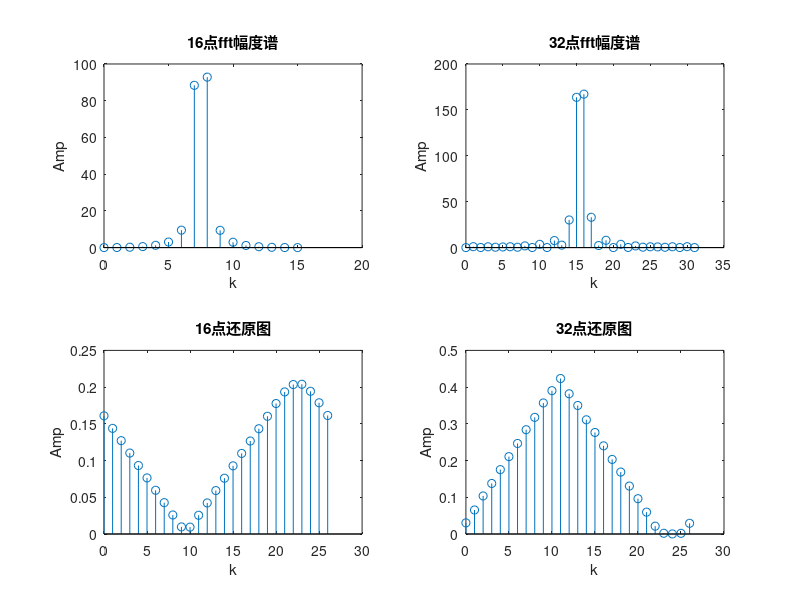
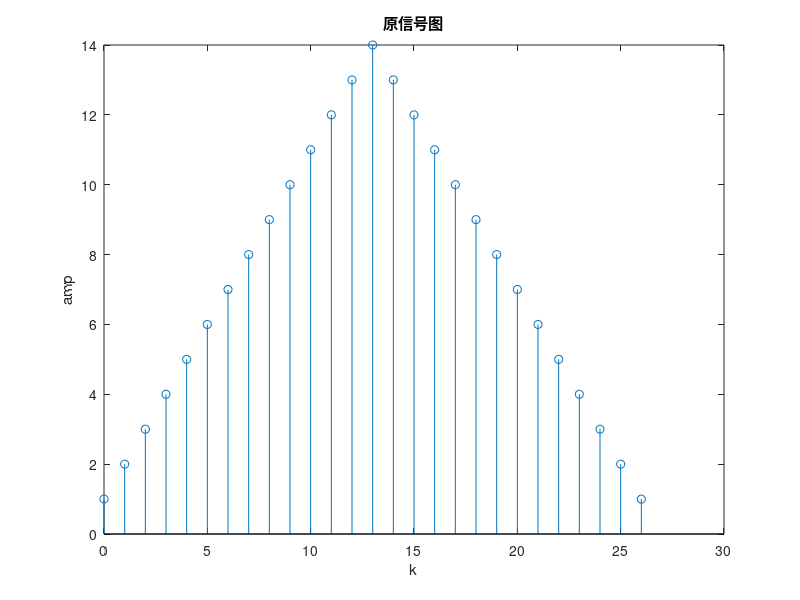

MATLAB code to generate these figures, in order:
x_n = @(n) (n+1).*(0<=n&n<=13)+(27-n).*(14<=n&n<=26);
index_short = linspace(0,15,16);
index_long = linspace(0,31,32);
index_src = linspace(0,26,27);
data_src = x_n(index_src);
%fft_short = fftshift(fft(data_src, 16));
%fft_long = fftshift(fft(data_src, 32));
fft_short = interp1(linspace(0,26,1024),fftshift(fft(data_src,1024)),linspace(0,26,16));
fft_long = interp1(linspace(0,26,1024),fftshift(fft(data_src,1024)),linspace(0,26,32));
ifft_short = interp1(linspace(0,26,1024),ifft(fft_short,1024),linspace(0,26,27));
ifft_long = interp1(linspace(0,26,1024),ifft(fft_long,1024),linspace(0,26,27));
%%%%
subplot(2,2,1);
stem(index_short, abs(fft_short));
xlabel('k');
ylabel('Amp');
title('16点fft幅度谱');
%%%%
subplot(2,2,2);
stem(index_long, abs(fft_long));
xlabel('k');
ylabel('Amp');
title('32点fft幅度谱');
%%%%
subplot(2,2,3);
%stem(index_short, abs(ifft_short),'b');
stem(index_src, abs(ifft_short));
hold on;
%stem(index_src, data_src, 'r');
xlabel('k');
ylabel('Amp');
title('16点还原图');
%xlim([0 26]);
%legend('还原信号','原始信号');
%%%%
subplot(2,2,4);
stem(index_src, abs(ifft_long));
%stem(index_long, abs(ifft_long));
hold on;
%stem(index_src, data_src, 'r');
xlabel('k');
ylabel('Amp');
title('32点还原图');
%xlim([0 26]);
%legend('还原信号','原始信号');
%%%%
figure;
stem(index_src, data_src);
xlabel('k');
ylabel('amp');
title('原信号图');
